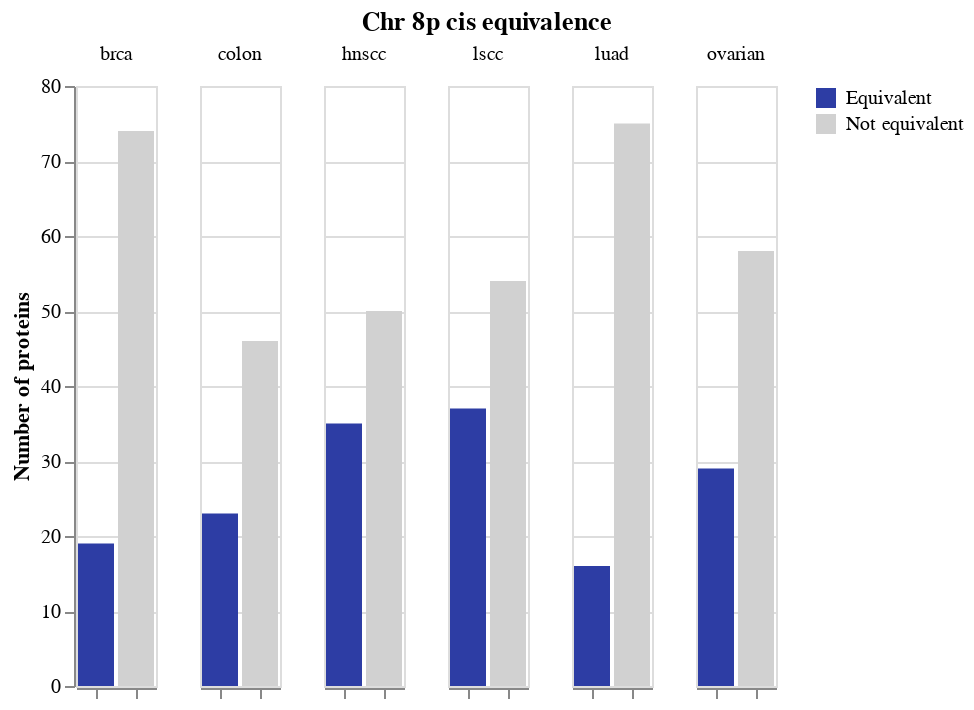

The notebook cell this image was saved under:
### Markdown cell above
## Select the equivalent proteins, and take a detour to make some plots

### Code cell
prots = long_results[long_results["adj_p"] <= 0.05].reset_index(drop=True)
prots_cts = prots.groupby("cancer_type").count()[["protein"]]

fail_prots = long_results[long_results["adj_p"] > 0.05].reset_index(drop=True)
fail_cts = fail_prots.groupby("cancer_type").count()[["protein"]]

prots_cts.insert(0, "count_type", "Equivalent")
fail_cts.insert(0, "count_type", "Not equivalent")

counts = prots_cts.append(fail_cts).sort_index().reset_index(drop=False)

alt.Chart(counts).mark_bar().encode(
    x=alt.X(
        "count_type",
        axis=alt.Axis(
            title=None,
            labels=False
        ),
        sort=["Equivalent"]
    ),
    y=alt.Y(
        "protein",
        axis=alt.Axis(
            title="Number of proteins"
        )
    ),
    color=alt.Color(
        "count_type",
        title=None,
        sort=["Equivalent"],
        scale=alt.Scale(
            domain=["Equivalent", "Not equivalent"],
            range=["#2d3da4", "#d1d1d1"]
        )
    )
).facet(
    column=alt.Column(
        "cancer_type",
        title=None
    )
).properties(
    title="Chr 8p cis equivalence"
).configure_title(
    anchor="middle"
)

### Figure 1 — Vega-Lite specification as saved in the notebook (floating-point values rounded to 4 significant figures)
{"config": {"view": {"continuousWidth": 400, "continuousHeight": 300}, "title": {"anchor": "middle"}}, "data": {"name": "data-6a4867e9e81342eaa12b6119f083a506"}, "facet": {"column": {"type": "nominal", "field": "cancer_type", "title": null}}, "spec": {"mark": "bar", "encoding": {"color": {"type": "nominal", "field": "count_type", "scale": {"domain": ["Equivalent", "Not equivalent"], "range": ["#2d3da4", "#d1d1d1"]}, "sort": ["Equivalent"], "title": null}, "x": {"type": "nominal", "axis": {"labels": false, "title": null}, "field": "count_type", "sort": ["Equivalent"]}, "y": {"type": "quantitative", "axis": {"title": "Number of proteins"}, "field": "protein"}}}, "title": "Chr 8p cis equivalence", "$schema": "https://vega.github.io/schema/vega-lite/v4.8.1.json", "datasets": {"data-6a4867e9e81342eaa12b6119f083a506": [{"cancer_type": "brca", "count_type": "Equivalent", "protein": 19}, {"cancer_type": "brca", "count_type": "Not equivalent", "protein": 74}, {"cancer_type": "colon", "count_type": "Equivalent", "protein": 23}, {"cancer_type": "colon", "count_type": "Not equivalent", "protein": 46}, {"cancer_type": "hnscc", "count_type": "Equivalent", "protein": 35}, {"cancer_type": "hnscc", "count_type": "Not equivalent", "protein": 50}, {"cancer_type": "lscc", "count_type": "Equivalent", "protein": 37}, {"cancer_type": "lscc", "count_type": "Not equivalent", "protein": 54}, {"cancer_type": "luad", "count_type": "Equivalent", "protein": 16}, {"cancer_type": "luad", "count_type": "Not equivalent", "protein": 75}, {"cancer_type": "ovarian", "count_type": "Equivalent", "protein": 29}, {"cancer_type": "ovarian", "count_type": "Not equivalent", "protein": 58}]}}
